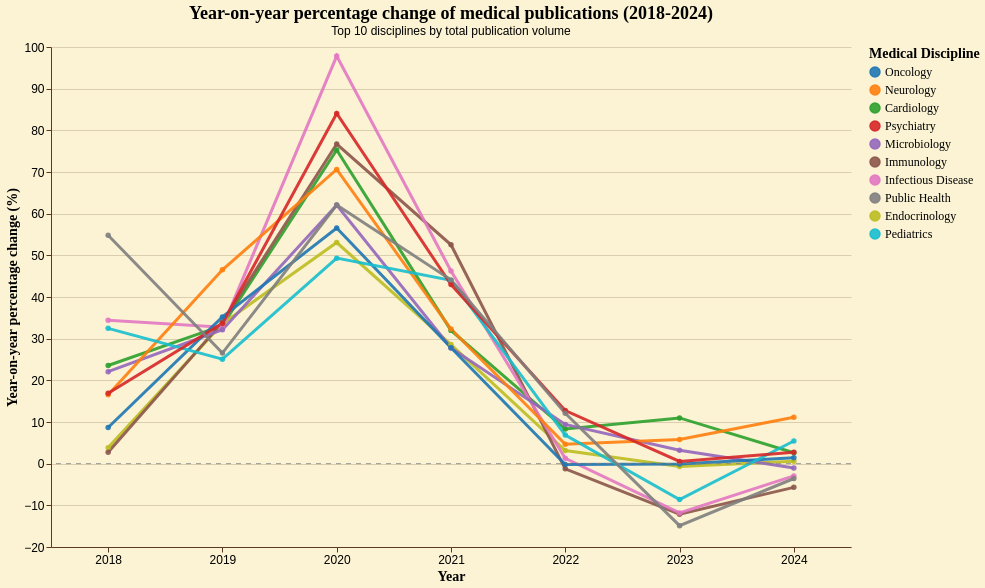

Describe this chart as a Vega-Lite specification.
### Vega-Lite specification from a JSON file in a GitHub repository (floating-point values rounded to 4 significant figures)
{"config": {"background": "#fbf3d3", "view": {"stroke": "transparent", "width": 350, "height": 250, "fill": "#fbf3d3", "strokeWidth": 0}, "axis": {"domainColor": "#5a3921", "gridColor": "#5a3921", "gridOpacity": 0.2, "tickColor": "#5a3921", "labelColor": "black", "titleColor": "black", "titleFont": "EB Garamond", "labelFontSize": 12, "titleFontSize": 14}, "legend": {"labelColor": "black", "titleColor": "black", "labelFont": "EB Garamond", "titleFont": "EB Garamond", "labelFontSize": 12, "orient": "right", "titleFontSize": 14}, "title": {"color": "black", "font": "EB Garamond", "fontSize": 18}, "mark": {"color": "#6b4a32", "opacity": 0.8}, "bar": {"color": "#6b4a32", "opacity": 0.8}, "line": {"color": "#6b4a32", "opacity": 0.8}, "area": {"color": "#6b4a32", "opacity": 0.8}, "point": {"color": "#6b4a32", "opacity": 0.8}}, "layer": [{"data": {"name": "data-bc0de5876118f0f4825c4b576af51a96"}, "mark": {"type": "line", "opacity": 0.8, "point": true, "strokeWidth": 3}, "encoding": {"color": {"field": "medgemma_extraction", "scale": {"domain": ["Oncology", "Neurology", "Cardiology", "Psychiatry", "Microbiology", "Immunology", "Infectious Disease", "Public Health", "Endocrinology", "Pediatrics"], "range": ["#1f77b4", "#ff7f0e", "#2ca02c", "#d62728", "#9467bd", "#8c564b", "#e377c2", "#7f7f7f", "#bcbd22", "#17becf"]}, "title": "Medical Discipline", "type": "nominal"}, "opacity": {"condition": {"param": "param_12", "value": 0.9}, "value": 0.15}, "order": {"field": "if(param_12.medgemma_extraction && indexof(param_12.medgemma_extraction, datum.medgemma_extraction) !== -1, 0, 1)", "type": "nominal"}, "tooltip": [{"field": "medgemma_extraction", "title": "Medical Discipline", "type": "nominal"}, {"field": "Anno", "title": "Year", "type": "ordinal"}, {"field": "articoli", "format": ",", "title": "Articles", "type": "quantitative"}, {"field": "anno_precedente", "format": ",", "title": "Previous Year", "type": "quantitative"}, {"field": "incremento", "format": ".1f", "title": "Change (%)", "type": "quantitative"}, {"field": "Totale_Articoli", "format": ",", "title": "Total Articles", "type": "quantitative"}], "x": {"axis": {"labelAngle": 0, "labelFontSize": 12}, "field": "Anno", "title": "Year", "type": "ordinal"}, "y": {"field": "incremento", "title": "Year-on-year percentage change (%)", "type": "quantitative"}}, "name": "view_5", "title": {"text": "Year-on-year percentage change of medical publications (2018-2024)", "subtitle": "Top 10 disciplines by total publication volume"}}, {"data": {"name": "data-a0a55d106695e8d630baff0f16eee66d"}, "mark": {"type": "rule", "color": "gray", "strokeDash": [5, 5]}, "encoding": {"y": {"field": "y", "type": "quantitative"}}}], "height": 500, "params": [{"name": "param_12", "select": {"type": "point", "fields": ["medgemma_extraction"]}, "bind": "legend", "views": ["view_5"]}], "width": 800, "$schema": "https://vega.github.io/schema/vega-lite/v5.20.1.json", "datasets": {"data-bc0de5876118f0f4825c4b576af51a96": [{"medgemma_extraction": "Cardiology", "Anno": 2018, "articoli": 3693, "Totale_Articoli": 71622, "anno_precedente": 2989.0, "incremento": 23.55, "incremento_abs": 23.55, "ranking": 4.0}, {"medgemma_extraction": "Cardiology", "Anno": 2019, "articoli": 4917, "Totale_Articoli": 71622, "anno_precedente": 3693.0, "incremento": 33.14, "incremento_abs": 33.14, "ranking": 6.0}, {"medgemma_extraction": "Cardiology", "Anno": 2020, "articoli": 8619, "Totale_Articoli": 71622, "anno_precedente": 4917.0, "incremento": 75.29, "incremento_abs": 75.29, "ranking": 4.0}, {"medgemma_extraction": "Cardiology", "Anno": 2021, "articoli": 11376, "Totale_Articoli": 71622, "anno_precedente": 8619.0, "incremento": 31.99, "incremento_abs": 31.99, "ranking": 7.0}, {"medgemma_extraction": "Cardiology", "Anno": 2022, "articoli": 12321, "Totale_Articoli": 71622, "anno_precedente": 11380.0, "incremento": 8.307, "incremento_abs": 8.307, "ranking": 4.0}, {"medgemma_extraction": "Cardiology", "Anno": 2023, "articoli": 13674, "Totale_Articoli": 71622, "anno_precedente": 12320.0, "incremento": 10.98, "incremento_abs": 10.98, "ranking": 1.0}, {"medgemma_extraction": "Cardiology", "Anno": 2024, "articoli": 14033, "Totale_Articoli": 71622, "anno_precedente": 13670.0, "incremento": 2.625, "incremento_abs": 2.625, "ranking": 4.0}, {"medgemma_extraction": "Endocrinology", "Anno": 2018, "articoli": 1753, "Totale_Articoli": 28204, "anno_precedente": 1688.0, "incremento": 3.851, "incremento_abs": 3.851, "ranking": 9.0}, {"medgemma_extraction": "Endocrinology", "Anno": 2019, "articoli": 2342, "Totale_Articoli": 28204, "anno_precedente": 1753.0, "incremento": 33.6, "incremento_abs": 33.6, "ranking": 5.0}, {"medgemma_extraction": "Endocrinology", "Anno": 2020, "articoli": 3585, "Totale_Articoli": 28204, "anno_precedente": 2342.0, "incremento": 53.07, "incremento_abs": 53.07, "ranking": 9.0}, {"medgemma_extraction": "Endocrinology", "Anno": 2021, "articoli": 4610, "Totale_Articoli": 28204, "anno_precedente": 3585.0, "incremento": 28.59, "incremento_abs": 28.59, "ranking": 8.0}, {"medgemma_extraction": "Endocrinology", "Anno": 2022, "articoli": 4755, "Totale_Articoli": 28204, "anno_precedente": 4610.0, "incremento": 3.145, "incremento_abs": 3.145, "ranking": 7.0}, {"medgemma_extraction": "Endocrinology", "Anno": 2023, "articoli": 4722, "Totale_Articoli": 28204, "anno_precedente": 4755.0, "incremento": -0.694, "incremento_abs": 0.694, "ranking": 6.0}, {"medgemma_extraction": "Endocrinology", "Anno": 2024, "articoli": 4749, "Totale_Articoli": 28204, "anno_precedente": 4722.0, "incremento": 0.5718, "incremento_abs": 0.5718, "ranking": 6.0}, {"medgemma_extraction": "Immunology", "Anno": 2018, "articoli": 1802, "Totale_Articoli": 34140, "anno_precedente": 1754.0, "incremento": 2.737, "incremento_abs": 2.737, "ranking": 10.0}, {"medgemma_extraction": "Immunology", "Anno": 2019, "articoli": 2414, "Totale_Articoli": 34140, "anno_precedente": 1802.0, "incremento": 33.96, "incremento_abs": 33.96, "ranking": 3.0}, {"medgemma_extraction": "Immunology", "Anno": 2020, "articoli": 4266, "Totale_Articoli": 34140, "anno_precedente": 2414.0, "incremento": 76.72, "incremento_abs": 76.72, "ranking": 3.0}, {"medgemma_extraction": "Immunology", "Anno": 2021, "articoli": 6507, "Totale_Articoli": 34140, "anno_precedente": 4266.0, "incremento": 52.53, "incremento_abs": 52.53, "ranking": 1.0}, {"medgemma_extraction": "Immunology", "Anno": 2022, "articoli": 6426, "Totale_Articoli": 34140, "anno_precedente": 6507.0, "incremento": -1.245, "incremento_abs": 1.245, "ranking": 10.0}, {"medgemma_extraction": "Immunology", "Anno": 2023, "articoli": 5646, "Totale_Articoli": 34140, "anno_precedente": 6426.0, "incremento": -12.14, "incremento_abs": 12.14, "ranking": 9.0}, {"medgemma_extraction": "Immunology", "Anno": 2024, "articoli": 5325, "Totale_Articoli": 34140, "anno_precedente": 5646.0, "incremento": -5.685, "incremento_abs": 5.685, "ranking": 10.0}, {"medgemma_extraction": "Infectious Disease", "Anno": 2018, "articoli": 1691, "Totale_Articoli": 34136, "anno_precedente": 1258.0, "incremento": 34.42, "incremento_abs": 34.42, "ranking": 2.0}, {"medgemma_extraction": "Infectious Disease", "Anno": 2019, "articoli": 2245, "Totale_Articoli": 34136, "anno_precedente": 1691.0, "incremento": 32.76, "incremento_abs": 32.76, "ranking": 7.0}, {"medgemma_extraction": "Infectious Disease", "Anno": 2020, "articoli": 4441, "Totale_Articoli": 34136, "anno_precedente": 2245.0, "incremento": 97.82, "incremento_abs": 97.82, "ranking": 1.0}, {"medgemma_extraction": "Infectious Disease", "Anno": 2021, "articoli": 6494, "Totale_Articoli": 34136, "anno_precedente": 4441.0, "incremento": 46.23, "incremento_abs": 46.23, "ranking": 2.0}, {"medgemma_extraction": "Infectious Disease", "Anno": 2022, "articoli": 6577, "Totale_Articoli": 34136, "anno_precedente": 6494.0, "incremento": 1.278, "incremento_abs": 1.278, "ranking": 8.0}, {"medgemma_extraction": "Infectious Disease", "Anno": 2023, "articoli": 5800, "Totale_Articoli": 34136, "anno_precedente": 6577.0, "incremento": -11.81, "incremento_abs": 11.81, "ranking": 8.0}, {"medgemma_extraction": "Infectious Disease", "Anno": 2024, "articoli": 5630, "Totale_Articoli": 34136, "anno_precedente": 5800.0, "incremento": -2.931, "incremento_abs": 2.931, "ranking": 8.0}, {"medgemma_extraction": "Microbiology", "Anno": 2018, "articoli": 2544, "Totale_Articoli": 43666, "anno_precedente": 2084.0, "incremento": 22.07, "incremento_abs": 22.07, "ranking": 5.0}, {"medgemma_extraction": "Microbiology", "Anno": 2019, "articoli": 3362, "Totale_Articoli": 43666, "anno_precedente": 2544.0, "incremento": 32.15, "incremento_abs": 32.15, "ranking": 8.0}, {"medgemma_extraction": "Microbiology", "Anno": 2020, "articoli": 5449, "Totale_Articoli": 43666, "anno_precedente": 3362.0, "incremento": 62.08, "incremento_abs": 62.08, "ranking": 6.0}, {"medgemma_extraction": "Microbiology", "Anno": 2021, "articoli": 6963, "Totale_Articoli": 43666, "anno_precedente": 5449.0, "incremento": 27.78, "incremento_abs": 27.78, "ranking": 10.0}, {"medgemma_extraction": "Microbiology", "Anno": 2022, "articoli": 7618, "Totale_Articoli": 43666, "anno_precedente": 6963.0, "incremento": 9.407, "incremento_abs": 9.407, "ranking": 3.0}, {"medgemma_extraction": "Microbiology", "Anno": 2023, "articoli": 7864, "Totale_Articoli": 43666, "anno_precedente": 7618.0, "incremento": 3.229, "incremento_abs": 3.229, "ranking": 3.0}, {"medgemma_extraction": "Microbiology", "Anno": 2024, "articoli": 7782, "Totale_Articoli": 43666, "anno_precedente": 7864.0, "incremento": -1.043, "incremento_abs": 1.043, "ranking": 7.0}, {"medgemma_extraction": "Neurology", "Anno": 2018, "articoli": 3698, "Totale_Articoli": 75181, "anno_precedente": 3173.0, "incremento": 16.55, "incremento_abs": 16.55, "ranking": 7.0}, {"medgemma_extraction": "Neurology", "Anno": 2019, "articoli": 5419, "Totale_Articoli": 75181, "anno_precedente": 3698.0, "incremento": 46.54, "incremento_abs": 46.54, "ranking": 1.0}, {"medgemma_extraction": "Neurology", "Anno": 2020, "articoli": 9245, "Totale_Articoli": 75181, "anno_precedente": 5419.0, "incremento": 70.6, "incremento_abs": 70.6, "ranking": 5.0}, {"medgemma_extraction": "Neurology", "Anno": 2021, "articoli": 12232, "Totale_Articoli": 75181, "anno_precedente": 9245.0, "incremento": 32.31, "incremento_abs": 32.31, "ranking": 6.0}, {"medgemma_extraction": "Neurology", "Anno": 2022, "articoli": 12804, "Totale_Articoli": 75181, "anno_precedente": 12230.0, "incremento": 4.676, "incremento_abs": 4.676, "ranking": 6.0}, {"medgemma_extraction": "Neurology", "Anno": 2023, "articoli": 13550, "Totale_Articoli": 75181, "anno_precedente": 12800.0, "incremento": 5.826, "incremento_abs": 5.826, "ranking": 2.0}, {"medgemma_extraction": "Neurology", "Anno": 2024, "articoli": 15060, "Totale_Articoli": 75181, "anno_precedente": 13550.0, "incremento": 11.14, "incremento_abs": 11.14, "ranking": 1.0}, {"medgemma_extraction": "Oncology", "Anno": 2018, "articoli": 6687, "Totale_Articoli": 108541, "anno_precedente": 6153.0, "incremento": 8.679, "incremento_abs": 8.679, "ranking": 8.0}, {"medgemma_extraction": "Oncology", "Anno": 2019, "articoli": 9043, "Totale_Articoli": 108541, "anno_precedente": 6687.0, "incremento": 35.23, "incremento_abs": 35.23, "ranking": 2.0}, {"medgemma_extraction": "Oncology", "Anno": 2020, "articoli": 14158, "Totale_Articoli": 108541, "anno_precedente": 9043.0, "incremento": 56.56, "incremento_abs": 56.56, "ranking": 8.0}, {"medgemma_extraction": "Oncology", "Anno": 2021, "articoli": 18098, "Totale_Articoli": 108541, "anno_precedente": 14160.0, "incremento": 27.83, "incremento_abs": 27.83, "ranking": 9.0}, {"medgemma_extraction": "Oncology", "Anno": 2022, "articoli": 18061, "Totale_Articoli": 108541, "anno_precedente": 18100.0, "incremento": -0.2044, "incremento_abs": 0.2044, "ranking": 9.0}, {"medgemma_extraction": "Oncology", "Anno": 2023, "articoli": 18042, "Totale_Articoli": 108541, "anno_precedente": 18060.0, "incremento": -0.1052, "incremento_abs": 0.1052, "ranking": 5.0}, {"medgemma_extraction": "Oncology", "Anno": 2024, "articoli": 18299, "Totale_Articoli": 108541, "anno_precedente": 18040.0, "incremento": 1.424, "incremento_abs": 1.424, "ranking": 5.0}, {"medgemma_extraction": "Pediatrics", "Anno": 2018, "articoli": 1603, "Totale_Articoli": 25379, "anno_precedente": 1210.0, "incremento": 32.48, "incremento_abs": 32.48, "ranking": 3.0}, {"medgemma_extraction": "Pediatrics", "Anno": 2019, "articoli": 2005, "Totale_Articoli": 25379, "anno_precedente": 1603.0, "incremento": 25.08, "incremento_abs": 25.08, "ranking": 10.0}, {"medgemma_extraction": "Pediatrics", "Anno": 2020, "articoli": 2994, "Totale_Articoli": 25379, "anno_precedente": 2005.0, "incremento": 49.33, "incremento_abs": 49.33, "ranking": 10.0}, {"medgemma_extraction": "Pediatrics", "Anno": 2021, "articoli": 4311, "Totale_Articoli": 25379, "anno_precedente": 2994.0, "incremento": 43.99, "incremento_abs": 43.99, "ranking": 4.0}, {"medgemma_extraction": "Pediatrics", "Anno": 2022, "articoli": 4607, "Totale_Articoli": 25379, "anno_precedente": 4311.0, "incremento": 6.866, "incremento_abs": 6.866, "ranking": 5.0}, {"medgemma_extraction": "Pediatrics", "Anno": 2023, "articoli": 4210, "Totale_Articoli": 25379, "anno_precedente": 4607.0, "incremento": -8.617, "incremento_abs": 8.617, "ranking": 7.0}, {"medgemma_extraction": "Pediatrics", "Anno": 2024, "articoli": 4439, "Totale_Articoli": 25379, "anno_precedente": 4210.0, "incremento": 5.439, "incremento_abs": 5.439, "ranking": 2.0}, {"medgemma_extraction": "Psychiatry", "Anno": 2018, "articoli": 2222, "Totale_Articoli": 47149, "anno_precedente": 1901.0, "incremento": 16.89, "incremento_abs": 16.89, "ranking": 6.0}, {"medgemma_extraction": "Psychiatry", "Anno": 2019, "articoli": 2970, "Totale_Articoli": 47149, "anno_precedente": 2222.0, "incremento": 33.66, "incremento_abs": 33.66, "ranking": 4.0}, {"medgemma_extraction": "Psychiatry", "Anno": 2020, "articoli": 5466, "Totale_Articoli": 47149, "anno_precedente": 2970.0, "incremento": 84.04, "incremento_abs": 84.04, "ranking": 2.0}, {"medgemma_extraction": "Psychiatry", "Anno": 2021, "articoli": 7816, "Totale_Articoli": 47149, "anno_precedente": 5466.0, "incremento": 42.99, "incremento_abs": 42.99, "ranking": 5.0}, {"medgemma_extraction": "Psychiatry", "Anno": 2022, "articoli": 8813, "Totale_Articoli": 47149, "anno_precedente": 7816.0, "incremento": 12.76, "incremento_abs": 12.76, "ranking": 1.0}, {"medgemma_extraction": "Psychiatry", "Anno": 2023, "articoli": 8859, "Totale_Articoli": 47149, "anno_precedente": 8813.0, "incremento": 0.522, "incremento_abs": 0.522, "ranking": 4.0}, {"medgemma_extraction": "Psychiatry", "Anno": 2024, "articoli": 9102, "Totale_Articoli": 47149, "anno_precedente": 8859.0, "incremento": 2.743, "incremento_abs": 2.743, "ranking": 3.0}, {"medgemma_extraction": "Public Health", "Anno": 2018, "articoli": 1793, "Totale_Articoli": 30065, "anno_precedente": 1158.0, "incremento": 54.84, "incremento_abs": 54.84, "ranking": 1.0}, {"medgemma_extraction": "Public Health", "Anno": 2019, "articoli": 2269, "Totale_Articoli": 30065, "anno_precedente": 1793.0, "incremento": 26.55, "incremento_abs": 26.55, "ranking": 9.0}, {"medgemma_extraction": "Public Health", "Anno": 2020, "articoli": 3677, "Totale_Articoli": 30065, "anno_precedente": 2269.0, "incremento": 62.05, "incremento_abs": 62.05, "ranking": 7.0}, {"medgemma_extraction": "Public Health", "Anno": 2021, "articoli": 5299, "Totale_Articoli": 30065, "anno_precedente": 3677.0, "incremento": 44.11, "incremento_abs": 44.11, "ranking": 3.0}, {"medgemma_extraction": "Public Health", "Anno": 2022, "articoli": 5939, "Totale_Articoli": 30065, "anno_precedente": 5299.0, "incremento": 12.08, "incremento_abs": 12.08, "ranking": 2.0}, {"medgemma_extraction": "Public Health", "Anno": 2023, "articoli": 5055, "Totale_Articoli": 30065, "anno_precedente": 5939.0, "incremento": -14.88, "incremento_abs": 14.88, "ranking": 10.0}, {"medgemma_extraction": "Public Health", "Anno": 2024, "articoli": 4875, "Totale_Articoli": 30065, "anno_precedente": 5055.0, "incremento": -3.561, "incremento_abs": 3.561, "ranking": 9.0}], "data-a0a55d106695e8d630baff0f16eee66d": [{"y": 0}]}}
